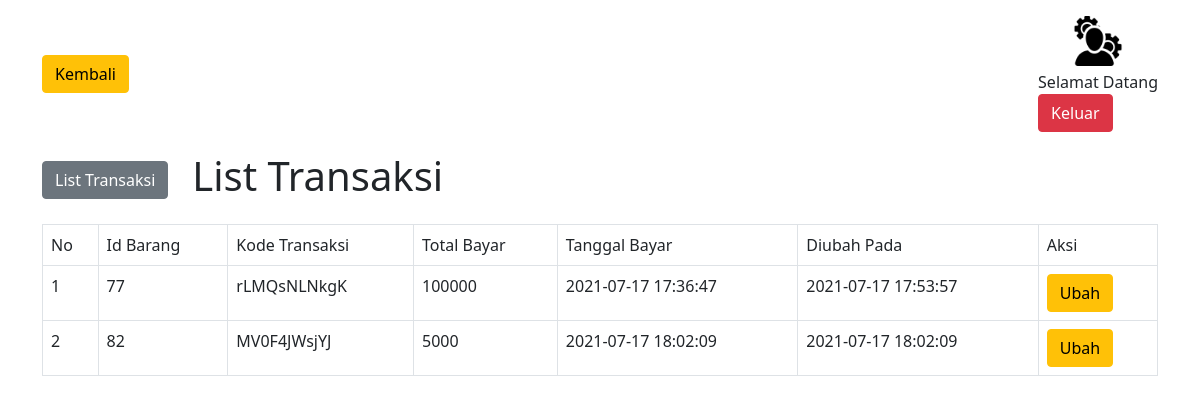
Screenshot of /pemilik-transaksi-cucian.php with the database file from the repository.
### tables this page shows
CREATE TABLE `transaksi` (
  `id_transaksi` int(11) NOT NULL,
  `tanggal` timestamp NOT NULL DEFAULT CURRENT_TIMESTAMP,
  `total_bayar` int(30) NOT NULL,
  `id_barang` int(11) NOT NULL,
  `kode_transaksi` varchar(255) NOT NULL,
  `updated_at` timestamp NOT NULL DEFAULT CURRENT_TIMESTAMP ON UPDATE CURRENT_TIMESTAMP
);

### pemilik-transaksi-cucian.php (the view, shortened to what this page needs)
<?php
include 'koneksi.php';
$profil = json_decode($_SESSION['Falgar']);
$profil_nama = $profil->nama;
$lihat = mysqli_query($conn,"Select * From transaksi");
$No = 1;
?>
<!DOCTYPE html>
<html>
<head>
	<link href="https://cdn.jsdelivr.net/npm/bootstrap@5.0.2/dist/css/bootstrap.min.css" rel="stylesheet">
</head>
<body>
<div class="container mt-3">
				<div class="row align-items-center mb-1">
				<div class="col-auto">
					<a href="pemilik-cucian.php" type="button" class="btn btn-warning">Kembali</a>
				</div>
					<div class="col-auto">
					<div class="text-center">
						<img src="img/admin.png" width="50px" height="50px">
						<div class="mt-1">
							<?php
								echo "Selamat Datang ".$profil_nama;
							?>
						</div>
					</div>
					<form method="POST">
					<button name="keluar" class="btn btn-danger">Keluar</button></div>
				</div>
<div class="row align-items-center mb-3">
		<div class="col-auto">
			<a href="pemilik-transaksi-cucian.php" class="btn btn-secondary">List Transaksi</a>
		</div>
		<div class="col"><h1>List Transaksi</h1></div>
		</div>
	<form method="POST">
	<table class="table table-bordered">
		<tr>
			<td>No</td>
			<td>Id Barang</td>
			<td>Kode Transaksi</td>
			<td>Total Bayar</td>
			<td>Tanggal Bayar</td>
			<td>Diubah Pada</td>
			<td>Aksi</td>
		</tr>
<?php
while($row = mysqli_fetch_array($lihat)) {
        echo "<tr>";
        echo "<td>".$No++."</td>";
        echo "<td>".$row['id_barang']."</td>";
        echo "<td>".$row['kode_transaksi']."</td>";
				if (isset($_GET['id'])&&isset($_GET['ubah'])) {
        			if ($_GET['id']==$row['id_transaksi']&&$_GET['ubah']==true) {
        			echo "<td><input class=form-control type=text value=".$row['total_bayar']." name=total_bayar></td>";
		    		}else{
					echo "<td>".$row['total_bayar']."</td>";
		        }
        	}else{
        		echo "<td>".$row['total_bayar']."</td>";
        	}
        echo "<td>".$row['tanggal']."</td>";
        echo "<td>".$row['updated_at']."</td>";
       			  if (isset($_GET['id'])&&isset($_GET['ubah'])) {
        					if ($_GET['id']==$row['id_transaksi']&&$_GET['ubah']==true) {
        					echo "<td><button class='btn btn-primary' name=simpan>Simpan</button> || <a class='btn btn-danger' name='batal' href='pemilik-transaksi-cucian.php'>Batal</a></td>";
		    				}else{
							echo "<td><a class='btn btn-warning' href='pemilik-transaksi-cucian.php?id=$row[id_transaksi]&ubah=true'>Ubah</a></td></tr>";
		        		}
				        	}else{
        					echo "<td><a class='btn btn-warning' href='pemilik-transaksi-cucian.php?id=$row[id_transaksi]&ubah=true'>Ubah</a></td></tr>";
        	}
    }
    ?>
	</table>
	</form>
</div>
</body>
</html>

### rows the page displays
transaksi: id_barang "77", kode_transaksi "rLMQsNLNkgK", total_bayar "100000", tanggal "2021-07-17 17:36:47", updated_at "2021-07-17 17:53:57"
transaksi: id_barang "82", kode_transaksi "MV0F4JWsjYJ", total_bayar "5000", tanggal "2021-07-17 18:02:09", updated_at "2021-07-17 18:02:09"
